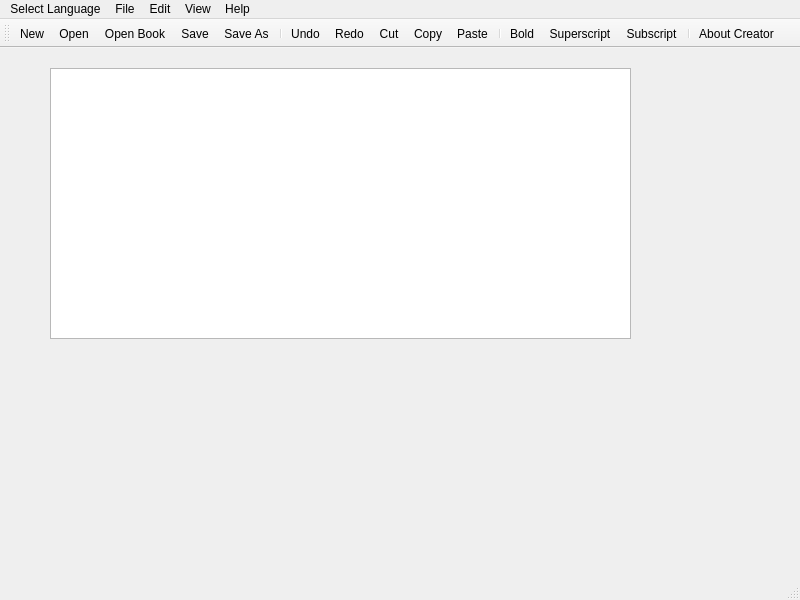
<?xml version="1.0" encoding="UTF-8"?>
<ui version="4.0">
 <class>MainWindow</class>
 <widget class="QMainWindow" name="MainWindow">
  <property name="geometry">
   <rect>
    <x>0</x>
    <y>0</y>
    <width>800</width>
    <height>600</height>
   </rect>
  </property>
  <property name="windowTitle">
   <string>MPad</string>
  </property>
  <widget class="QWidget" name="centralwidget">
   <widget class="QTextEdit" name="textEdit">
    <property name="geometry">
     <rect>
      <x>50</x>
      <y>20</y>
      <width>581</width>
      <height>271</height>
     </rect>
    </property>
   </widget>
  </widget>
  <widget class="QMenuBar" name="menubar">
   <property name="geometry">
    <rect>
     <x>0</x>
     <y>0</y>
     <width>800</width>
     <height>26</height>
    </rect>
   </property>
   <widget class="QMenu" name="menuSelect_Language">
    <property name="title">
     <string>Select Language</string>
    </property>
    <addaction name="actionSanskrit_Hindi"/>
    <addaction name="actionEnglish"/>
    <addaction name="actionMarathi"/>
   </widget>
   <widget class="QMenu" name="menuFile">
    <property name="title">
     <string>File</string>
    </property>
    <widget class="QMenu" name="menuRecent_Book">
     <property name="title">
      <string>Recent Book</string>
     </property>
     <addaction name="actionBook_1"/>
    </widget>
    <widget class="QMenu" name="menuRecent_Page">
     <property name="title">
      <string>Recent Page</string>
     </property>
     <addaction name="actionPage_1"/>
     <addaction name="actionPage_2"/>
    </widget>
    <addaction name="actionNew"/>
    <addaction name="actionOpen"/>
    <addaction name="actionOpen_Book"/>
    <addaction name="menuRecent_Book"/>
    <addaction name="menuRecent_Page"/>
    <addaction name="separator"/>
    <addaction name="actionClose_Book"/>
    <addaction name="actionClose_All_pages"/>
    <addaction name="separator"/>
    <addaction name="actionSave"/>
    <addaction name="actionSave_As"/>
    <addaction name="actionSave_All"/>
    <addaction name="separator"/>
    <addaction name="actionClose_All"/>
    <addaction name="separator"/>
    <addaction name="actionPrint"/>
    <addaction name="separator"/>
    <addaction name="actionExit"/>
   </widget>
   <widget class="QMenu" name="menuEdit">
    <property name="title">
     <string>Edit</string>
    </property>
    <widget class="QMenu" name="menuFind_Replace">
     <property name="title">
      <string>Find/Replace</string>
     </property>
     <widget class="QMenu" name="menuAdvanced_Find">
      <property name="title">
       <string>Advanced Find</string>
      </property>
      <addaction name="actionAll_Project"/>
      <addaction name="actionCurrent_File"/>
     </widget>
     <addaction name="actionFind_Replace_2"/>
     <addaction name="menuAdvanced_Find"/>
     <addaction name="separator"/>
     <addaction name="actionCase_Sensitive"/>
     <addaction name="actionWhole_Words_Only"/>
     <addaction name="separator"/>
     <addaction name="actionFind_Next"/>
     <addaction name="actionFind_Previous"/>
     <addaction name="actionReplace_Find"/>
     <addaction name="actionReplace_All"/>
    </widget>
    <widget class="QMenu" name="menuAdvanced">
     <property name="title">
      <string>Advanced</string>
     </property>
     <addaction name="actionManage"/>
    </widget>
    <widget class="QMenu" name="menuText_Formatting">
     <property name="title">
      <string>Text Formatting</string>
     </property>
     <addaction name="actionBold"/>
     <addaction name="actionSuperscript"/>
     <addaction name="actionSubscript"/>
    </widget>
    <addaction name="actionUndo"/>
    <addaction name="actionRedo"/>
    <addaction name="separator"/>
    <addaction name="actionRemove"/>
    <addaction name="actionCut"/>
    <addaction name="actionCopy"/>
    <addaction name="actionPaste"/>
    <addaction name="actionDelete"/>
    <addaction name="separator"/>
    <addaction name="menuText_Formatting"/>
    <addaction name="separator"/>
    <addaction name="actionSelect_All"/>
    <addaction name="separator"/>
    <addaction name="menuAdvanced"/>
    <addaction name="separator"/>
    <addaction name="menuFind_Replace"/>
    <addaction name="actionGo_to_Line"/>
    <addaction name="separator"/>
    <addaction name="actionEdit_Page_Order"/>
    <addaction name="actionEdit_Page_Verifier"/>
    <addaction name="actionEdit_Sets"/>
   </widget>
   <widget class="QMenu" name="menuHelp">
    <property name="title">
     <string>Help</string>
    </property>
    <addaction name="actionUI_Tour"/>
    <addaction name="actionTechnical_Support"/>
    <addaction name="actionReport_Bug"/>
    <addaction name="separator"/>
    <addaction name="actionAbout_Creator"/>
    <addaction name="actionAbout"/>
    <addaction name="actionContact"/>
    <addaction name="separator"/>
    <addaction name="actionCheck_for_Updates"/>
   </widget>
   <widget class="QMenu" name="menuView">
    <property name="title">
     <string>View</string>
    </property>
    <widget class="QMenu" name="menuView_2">
     <property name="title">
      <string>View</string>
     </property>
     <addaction name="actionShow_Only_corrected_Pages"/>
     <addaction name="actionShow_All_Uncorrected_Pages"/>
    </widget>
    <addaction name="actionShow_Left_Sidebar"/>
    <addaction name="actionShow_Right_Sidebar"/>
    <addaction name="separator"/>
    <addaction name="menuView_2"/>
   </widget>
   <addaction name="menuSelect_Language"/>
   <addaction name="menuFile"/>
   <addaction name="menuEdit"/>
   <addaction name="menuView"/>
   <addaction name="menuHelp"/>
  </widget>
  <widget class="QStatusBar" name="statusbar"/>
  <widget class="QToolBar" name="toolBar">
   <property name="windowTitle">
    <string>toolBar</string>
   </property>
   <attribute name="toolBarArea">
    <enum>TopToolBarArea</enum>
   </attribute>
   <attribute name="toolBarBreak">
    <bool>false</bool>
   </attribute>
   <addaction name="actionNew"/>
   <addaction name="actionOpen"/>
   <addaction name="actionOpen_Book"/>
   <addaction name="actionSave"/>
   <addaction name="actionSave_As"/>
   <addaction name="separator"/>
   <addaction name="actionUndo"/>
   <addaction name="actionRedo"/>
   <addaction name="actionCut"/>
   <addaction name="actionCopy"/>
   <addaction name="actionPaste"/>
   <addaction name="separator"/>
   <addaction name="actionBold"/>
   <addaction name="actionSuperscript"/>
   <addaction name="actionSubscript"/>
   <addaction name="separator"/>
   <addaction name="actionAbout_Creator"/>
  </widget>
  <action name="actionSanskrit_Hindi">
   <property name="text">
    <string>Sanskrit/Hindi</string>
   </property>
  </action>
  <action name="actionEnglish">
   <property name="text">
    <string>English</string>
   </property>
  </action>
  <action name="actionMarathi">
   <property name="text">
    <string>Marathi</string>
   </property>
  </action>
  <action name="actionNew">
   <property name="icon">
    <iconset>
     <normalon>Resources/new-document (1).png</normalon>
    </iconset>
   </property>
   <property name="text">
    <string>New</string>
   </property>
  </action>
  <action name="actionOpen">
   <property name="icon">
    <iconset>
     <normalon>:/Resources/open (1).png</normalon>
    </iconset>
   </property>
   <property name="text">
    <string>Open</string>
   </property>
  </action>
  <action name="actionOpen_with">
   <property name="text">
    <string>Open with..</string>
   </property>
  </action>
  <action name="actionBook_1">
   <property name="text">
    <string>Book 1</string>
   </property>
  </action>
  <action name="actionPage_1">
   <property name="text">
    <string>Page 1</string>
   </property>
  </action>
  <action name="actionPage_2">
   <property name="text">
    <string>Page 2</string>
   </property>
  </action>
  <action name="actionClose_Book">
   <property name="text">
    <string>Close Book</string>
   </property>
  </action>
  <action name="actionClose_All_pages">
   <property name="text">
    <string>Close All pages</string>
   </property>
  </action>
  <action name="actionClose_All_Books_and_Pages">
   <property name="text">
    <string>Close Pages</string>
   </property>
  </action>
  <action name="actionSave">
   <property name="icon">
    <iconset>
     <normalon>:/Resources/floppy-disk.png</normalon>
    </iconset>
   </property>
   <property name="text">
    <string>Save</string>
   </property>
  </action>
  <action name="actionSave_As">
   <property name="icon">
    <iconset>
     <normalon>:/Resources/save.png</normalon>
    </iconset>
   </property>
   <property name="text">
    <string>Save As</string>
   </property>
  </action>
  <action name="actionSave_All">
   <property name="text">
    <string>Save All</string>
   </property>
  </action>
  <action name="actionClose_All">
   <property name="text">
    <string>Close All</string>
   </property>
  </action>
  <action name="actionPrint">
   <property name="text">
    <string>Print</string>
   </property>
  </action>
  <action name="actionExit">
   <property name="text">
    <string>Exit</string>
   </property>
  </action>
  <action name="actionUndo">
   <property name="icon">
    <iconset>
     <normalon>:/Resources/undo.png</normalon>
    </iconset>
   </property>
   <property name="text">
    <string>Undo</string>
   </property>
  </action>
  <action name="actionRedo">
   <property name="icon">
    <iconset>
     <normalon>:/Resources/redo.png</normalon>
    </iconset>
   </property>
   <property name="text">
    <string>Redo</string>
   </property>
  </action>
  <action name="actionRemove">
   <property name="text">
    <string>Remove</string>
   </property>
  </action>
  <action name="actionDelete">
   <property name="text">
    <string>Delete</string>
   </property>
  </action>
  <action name="actionCut">
   <property name="icon">
    <iconset>
     <normalon>:/Resources/cut.png</normalon>
    </iconset>
   </property>
   <property name="text">
    <string>Cut</string>
   </property>
  </action>
  <action name="actionCopy">
   <property name="icon">
    <iconset>
     <normalon>:/Resources/copy.png</normalon>
    </iconset>
   </property>
   <property name="text">
    <string>Copy </string>
   </property>
  </action>
  <action name="actionPaste">
   <property name="icon">
    <iconset>
     <normalon>:/Resources/paste.png</normalon>
    </iconset>
   </property>
   <property name="text">
    <string>Paste</string>
   </property>
  </action>
  <action name="actionSelect_All">
   <property name="text">
    <string>Select All</string>
   </property>
  </action>
  <action name="actionGo_to_Line">
   <property name="text">
    <string>Go to Line...</string>
   </property>
  </action>
  <action name="actionFind_Replace_2">
   <property name="text">
    <string>Find/ Replace</string>
   </property>
  </action>
  <action name="actionAll_Project">
   <property name="text">
    <string>All Project</string>
   </property>
  </action>
  <action name="actionCurrent_File">
   <property name="text">
    <string>Current Page</string>
   </property>
  </action>
  <action name="actionCase_Sensitive">
   <property name="text">
    <string>Case Sensitive </string>
   </property>
  </action>
  <action name="actionWhole_Words_Only">
   <property name="text">
    <string>Whole Words Only</string>
   </property>
  </action>
  <action name="actionFind_Next">
   <property name="text">
    <string>Find Next</string>
   </property>
  </action>
  <action name="actionFind_Previous">
   <property name="text">
    <string>Find Previous</string>
   </property>
  </action>
  <action name="actionFind_All">
   <property name="text">
    <string>Find All</string>
   </property>
  </action>
  <action name="actionManage">
   <property name="text">
    <string>Manage</string>
   </property>
  </action>
  <action name="actionReplace_Find">
   <property name="text">
    <string>Replace and Find</string>
   </property>
  </action>
  <action name="actionReplace_All">
   <property name="text">
    <string>Replace All</string>
   </property>
  </action>
  <action name="actionEdit_Page_Order">
   <property name="text">
    <string>Edit Page Order</string>
   </property>
  </action>
  <action name="actionEdit_Page_Verifier">
   <property name="text">
    <string>Edit Page Verifier</string>
   </property>
  </action>
  <action name="actionEdit_Sets">
   <property name="text">
    <string>Edit Sets</string>
   </property>
  </action>
  <action name="actionUI_Tour">
   <property name="text">
    <string>UI Tour</string>
   </property>
  </action>
  <action name="actionTechnical_Support">
   <property name="text">
    <string>Technical Support </string>
   </property>
  </action>
  <action name="actionReport_Bug">
   <property name="text">
    <string>Report Bug...</string>
   </property>
  </action>
  <action name="actionCheck_for_Updates">
   <property name="text">
    <string>Check for Updates</string>
   </property>
  </action>
  <action name="actionContact">
   <property name="text">
    <string>Contact...</string>
   </property>
  </action>
  <action name="actionAbout">
   <property name="text">
    <string>About MPad</string>
   </property>
  </action>
  <action name="actionShow_Left_Sidebar">
   <property name="text">
    <string>Show Left Sidebar</string>
   </property>
  </action>
  <action name="actionShow_Right_Sidebar">
   <property name="text">
    <string>Show Right Sidebar</string>
   </property>
  </action>
  <action name="actionViews">
   <property name="text">
    <string>Views</string>
   </property>
  </action>
  <action name="actionGrid_View">
   <property name="text">
    <string>Grid View</string>
   </property>
  </action>
  <action name="actionShow_Only_corrected_Pages">
   <property name="text">
    <string>Show Only Corrected Pages</string>
   </property>
  </action>
  <action name="actionShow_All_Uncorrected_Pages">
   <property name="text">
    <string>Show All Uncorrected Pages</string>
   </property>
  </action>
  <action name="actionBold">
   <property name="icon">
    <iconset>
     <normalon>:/Resources/bold (1).png</normalon>
    </iconset>
   </property>
   <property name="text">
    <string>Bold</string>
   </property>
  </action>
  <action name="actionSuperscript">
   <property name="icon">
    <iconset>
     <normalon>:/Resources/superscript (1).png</normalon>
    </iconset>
   </property>
   <property name="text">
    <string>Superscript</string>
   </property>
  </action>
  <action name="actionSubscript">
   <property name="icon">
    <iconset>
     <normalon>:/Resources/subscript (1).png</normalon>
    </iconset>
   </property>
   <property name="text">
    <string>Subscript</string>
   </property>
  </action>
  <action name="actionOpen_Book">
   <property name="icon">
    <iconset>
     <normalon>:/Resources/open-book.png</normalon>
    </iconset>
   </property>
   <property name="text">
    <string>Open Book</string>
   </property>
  </action>
  <action name="actionAbout_Creator">
   <property name="icon">
    <iconset>
     <normalon>:/Resources/cv.png</normalon>
    </iconset>
   </property>
   <property name="text">
    <string>About Creator</string>
   </property>
  </action>
 </widget>
 <resources/>
 <connections/>
</ui>
